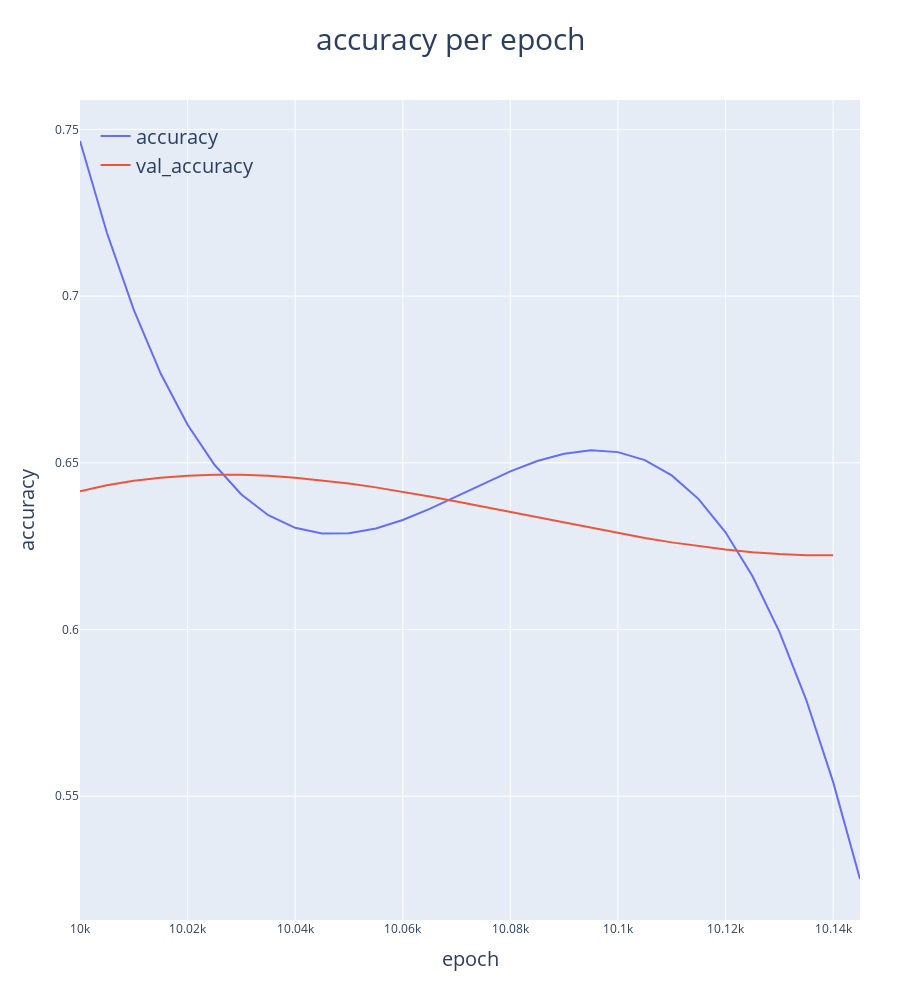

Write notebook code for a chart like this one.
### Code cell
X_axis = list( range(val_step, val_step + len(CNN_model.history['accuracy'][0])*step, step ) )

tck = interpolate.splrep(X_axis, CNN_model.history['accuracy'][0], k = 3, s = 1)
accuracy_smoothed = interpolate.splev(X_axis, tck, der = 0)

tck = interpolate.splrep(X_axis[:-1], CNN_model.history['val_accuracy'][0], k = 3, s = 0.01)
val_accuracy_smoothed = interpolate.splev(X_axis[:-1], tck, der = 0)

data = [go.Scatter(x=X_axis, y = accuracy_smoothed, name = 'accuracy'),
        go.Scatter(x=X_axis[:-1], y = val_accuracy_smoothed, name = 'val_accuracy')]

layout = go.Layout(
    height = 1000,
    title = dict(
        text = 'accuracy per epoch',
        font_size = 30,
        x = .5
    ),
    xaxis_title = dict(
        text = 'epoch',
        font_size = 20
    ),
    yaxis_title = dict(
        text = 'accuracy',
        font_size = 20
    ),
    legend = dict(
        x = 0.02, y = .98,
        bgcolor = 'rgba(0,0,0,0)',
        font_size = 20
    ),
    margin={'r':40}
)
go.Figure(data, layout)

### Figure 1 — Plotly figure (JSON) as saved in the notebook; plotly's stock layout.template omitted (floating-point values rounded to 4 significant figures)
{"data": [{"name": "accuracy", "type": "scatter", "x": [10000, 10005, 10010, 10015, 10020, 10025, 10030, 10035, 10040, 10045, 10050, 10055, 10060, 10065, 10070, 10075, 10080, 10085, 10090, 10095, 10100, 10105, 10110, 10115, 10120, 10125, 10130, 10135, 10140, 10145], "y": [0.7465, 0.719, 0.6959, 0.6768, 0.6614, 0.6494, 0.6405, 0.6343, 0.6305, 0.6288, 0.6288, 0.6303, 0.6329, 0.6362, 0.6399, 0.6438, 0.6474, 0.6505, 0.6527, 0.6537, 0.6532, 0.6508, 0.6462, 0.6391, 0.6292, 0.616, 0.5994, 0.5789, 0.5543, 0.5252]}, {"name": "val_accuracy", "type": "scatter", "x": [10000, 10005, 10010, 10015, 10020, 10025, 10030, 10035, 10040, 10045, 10050, 10055, 10060, 10065, 10070, 10075, 10080, 10085, 10090, 10095, 10100, 10105, 10110, 10115, 10120, 10125, 10130, 10135, 10140], "y": [0.6415, 0.6432, 0.6446, 0.6456, 0.6462, 0.6464, 0.6464, 0.6461, 0.6455, 0.6448, 0.6438, 0.6426, 0.6413, 0.6399, 0.6384, 0.6368, 0.6352, 0.6336, 0.632, 0.6304, 0.6289, 0.6274, 0.6261, 0.625, 0.624, 0.6232, 0.6226, 0.6223, 0.6223]}], "layout": {"height": 1000, "legend": {"bgcolor": "rgba(0,0,0,0)", "font": {"size": 20}, "x": 0.02, "y": 0.98}, "margin": {"r": 40}, "title": {"font": {"size": 30}, "text": "accuracy per epoch", "x": 0.5}, "xaxis": {"title": {"font": {"size": 20}, "text": "epoch"}}, "yaxis": {"title": {"font": {"size": 20}, "text": "accuracy"}}}}
